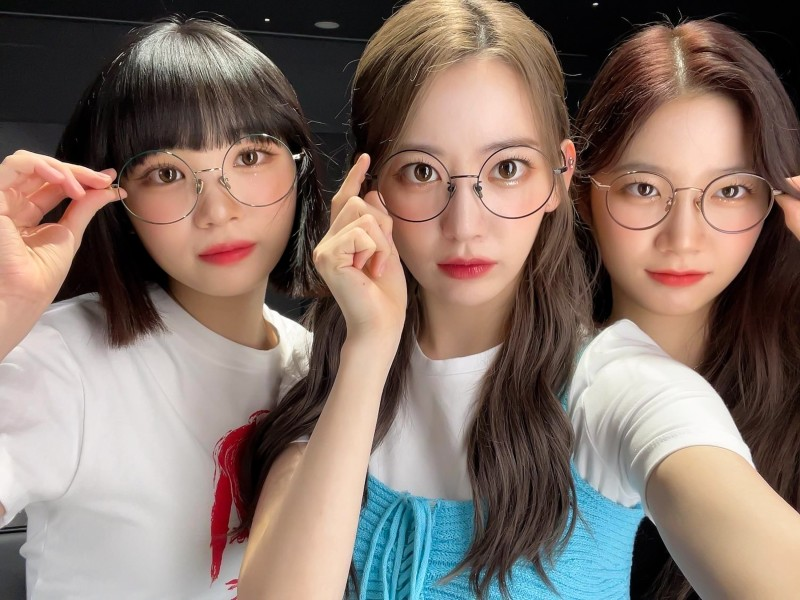
#> input picture 2022.12/12.08_d47_image/data/faces.jpg, 800 x 600 px, found by its file name
$ python ex_02_bitwise.py
#> lines starting #> are read from the running program, lines starting #| are printed output that depends on the picture; after the words box and inside, x2 and y2 are one past the last pixel; in counts of white or black regions, pixels touching at a corner belong together
import cv2
import numpy as np
import matplotlib.pyplot as plt

# ex-01
image_rectangle = np.ones((400,400), dtype= 'uint8')
cv2.rectangle(image_rectangle, (50,50), (300,300), (255,255,255), -1)
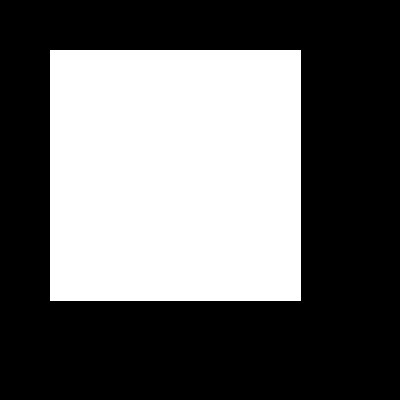
#> image_rectangle: shape (400, 400); values 1 (black) and 255 (white), 39.4% white; 1 white region, box (x1, y1, x2, y2) and area: (50, 50, 301, 301) 63001
plt.figure(figsize=(15,15))
plt.subplot(2,3,1)
plt.title("Rectangle")
plt.imshow(image_rectangle, cmap= 'gray')

## ex-02
img_circle = np.ones((400,400), dtype= 'uint8')
cv2.circle(img_circle, (300, 300), 70, (255,255,255), -1)
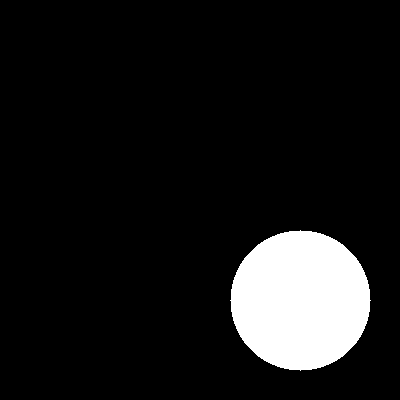
#> img_circle: shape (400, 400); values 1 (black) and 255 (white), 9.6% white; 1 white region, box (x1, y1, x2, y2) and area: (230, 230, 371, 371) 15373
plt.subplot(2,3,2)
plt.title("Circle")
plt.imshow(img_circle, cmap= 'gray')

## ex-03
bitwiseAnd = cv2.bitwise_and(image_rectangle, img_circle)
plt.subplot(2,3,3)
plt.title("Bitewise And")
plt.imshow(bitwiseAnd, cmap= 'gray')

bitwiseOr  = cv2.bitwise_or(image_rectangle, img_circle)
plt.subplot(2,3,4)
plt.title("Bitewise Or")
plt.imshow(bitwiseOr, cmap= 'gray')

bitwiseXor  = cv2.bitwise_xor(image_rectangle, img_circle)
plt.subplot(2,3,5)
plt.title("Bitewise Xor")
plt.imshow(bitwiseXor, cmap= 'gray')

rec_not = cv2.bitwise_not(image_rectangle, img_circle)
plt.subplot(2,3,6)
plt.title("Bitewise Not")
plt.imshow(rec_not, cmap= 'gray')
plt.show()
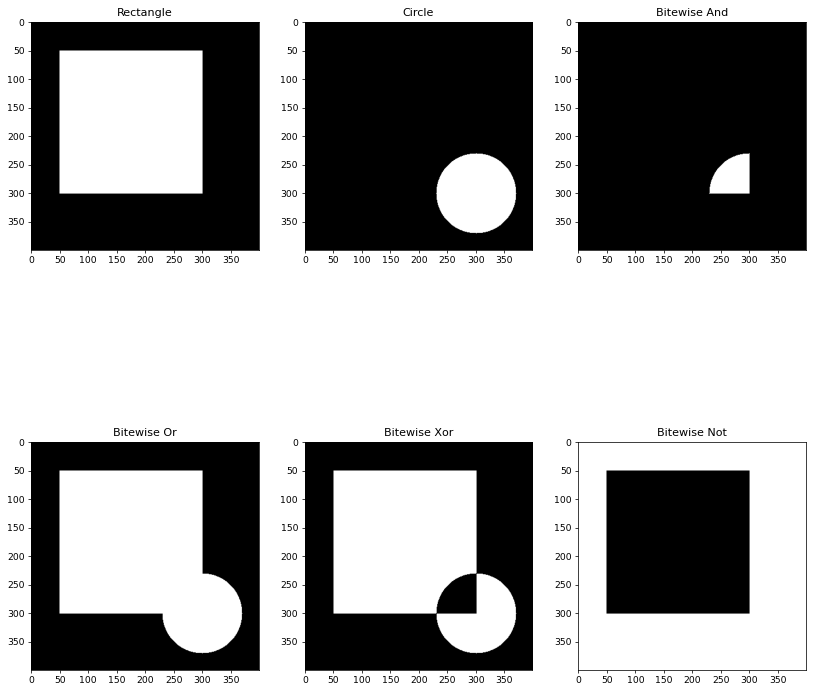
#> figure drawn by matplotlib, 6 panels

# ex-04 마스킹 과제는 흰색대신 이미지를 넣어주시면 됩니다. (원하는 이미지 혹은 얼굴이미지)
face_xml_path = "./2022.12/12.08_d47_image/data/haarcascade_frontalface_default.xml"
image = cv2.imread("./2022.12/12.08_d47_image/data/faces.jpg")
#> image is the input picture: shape (600, 800, 3); mean B, G, R 107.3, 116.3, 134
cv2.imshow("Original Image", image)
cv2.waitKey(0)

face_cascade = cv2.CascadeClassifier(face_xml_path)  # face_casecase objects 생성
gray_image = cv2.cvtColor(image, cv2.COLOR_BGR2GRAY)  # gray
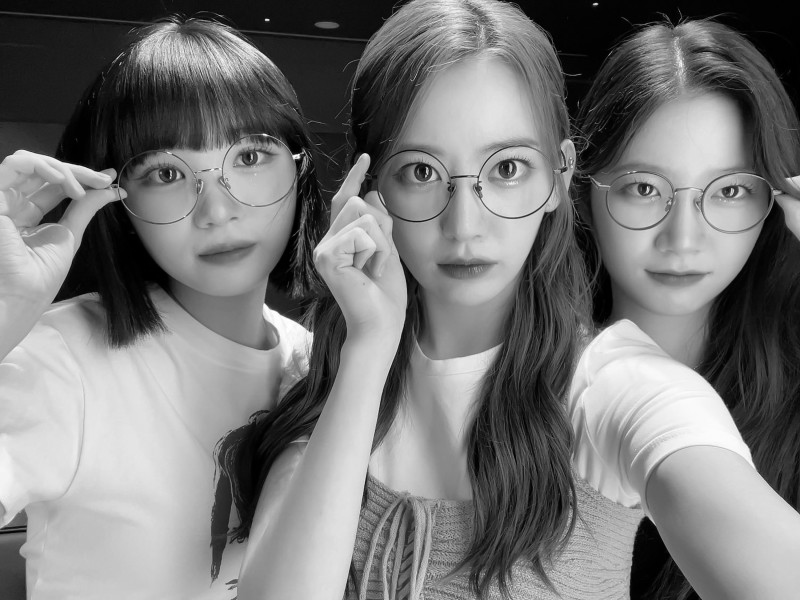
#> gray_image: shape (600, 800); min 0, max 255, mean 120.6
faces = face_cascade.detectMultiScale(gray_image, 1.1, 4)  # face variable
#> faces = [[590, 123, 183, 183], [359, 92, 216, 216], [116, 100, 199, 199]]

crop_faces = []
for (x, y, w, h) in faces:  # 얼굴 주변 rectangle 정의
    crop_faces.append(image[y:(y+h), x:(x+w)])
#> this loop made 3 passes
#> after the loop, crop_faces = 3 items

mask = np.zeros((683, 1024, 3), dtype='uint8')
cv2.rectangle(mask, (60, 50), (280, 280), (255, 255, 255), -1)
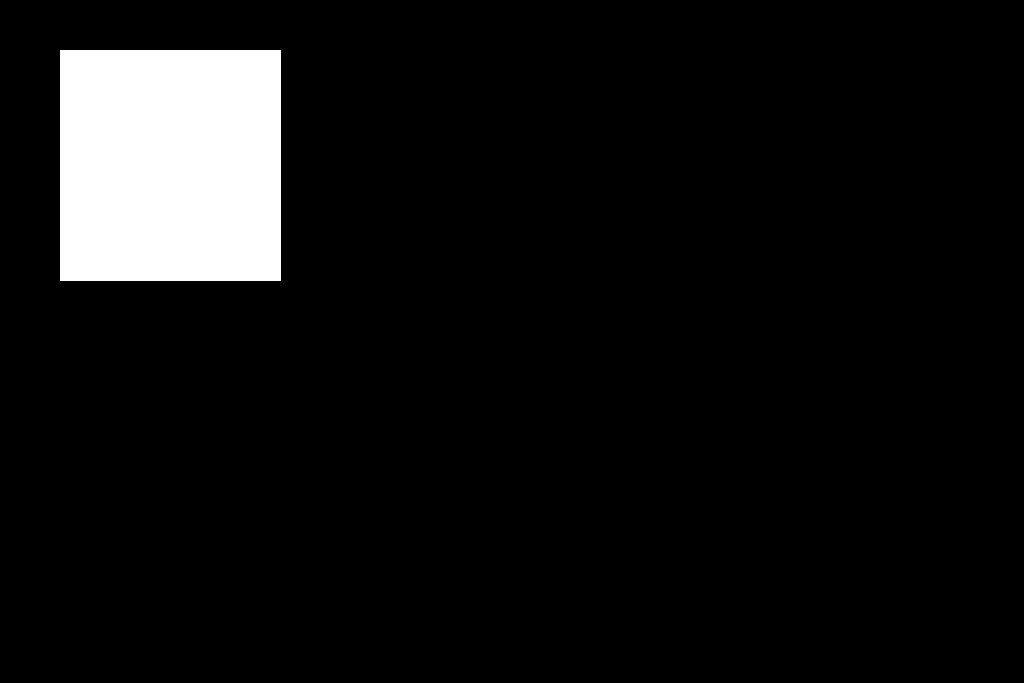
#> mask: shape (683, 1024, 3); 7.3% white; 1 white region, box (x1, y1, x2, y2) and area: (60, 50, 281, 281) 51051
cv2.rectangle(mask, (420, 50), (550, 230), (255, 255, 255), -1)
cv2.rectangle(mask, (750, 50), (920, 280), (255, 255, 255), -1)
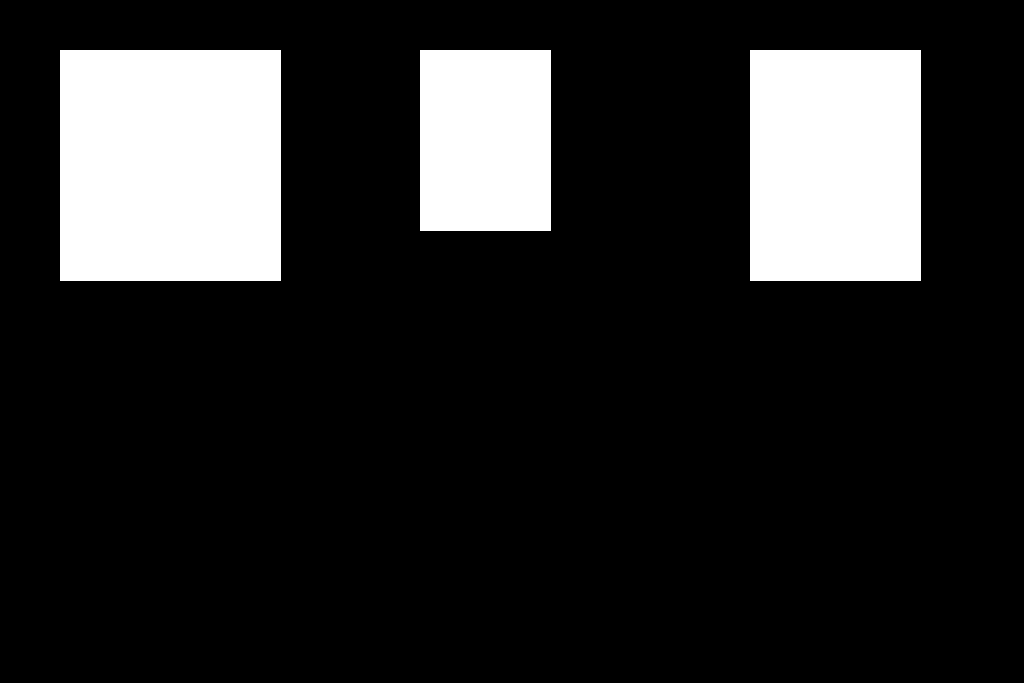
#> mask: shape (683, 1024, 3); 16.3% white; 3 white regions, box (x1, y1, x2, y2) and area: (60, 50, 281, 281) 51051, (750, 50, 921, 281) 39501, (420, 50, 551, 231) 23711
cv2.imshow("test", mask)
cv2.waitKey(0)

# pt1, pt2 : 사각형의 두 꼭지점 좌표. (x, y) 튜플
# (x, y, w, h)

x_offset = [60, 420, 750]
y_offset = [50, 50, 50]

x_end = [280, 550, 920]
y_end = [280, 230, 280]
resize_crop_faces = []

for i in range(len(crop_faces)):
    # resize
    resize_crop_faces.append(cv2.resize(crop_faces[i],
                                    (x_end[i]-x_offset[i], y_end[i]-y_offset[i])))
    # add resized crop faces in mask
    mask[y_offset[i]: y_offset[i] + resize_crop_faces[i].shape[0],
        x_offset[i] : x_offset[i] + resize_crop_faces[i].shape[1]] = resize_crop_faces[i]
    print(mask[y_offset[i]: y_offset[i] + resize_crop_faces[i].shape[0],
        x_offset[i] : x_offset[i] + resize_crop_faces[i].shape[1]].shape, resize_crop_faces[i].shape)
#> this loop made 3 passes
#| (230, 220, 3) (230, 220, 3)
#| (180, 130, 3) (180, 130, 3)
#| (230, 170, 3) (230, 170, 3)
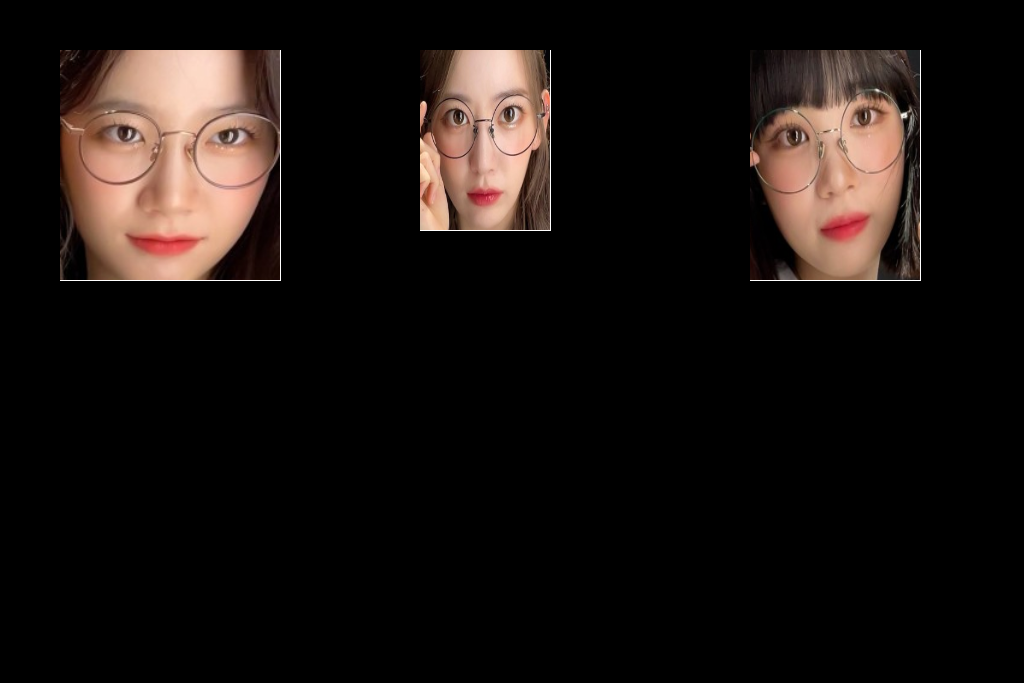
#> mask: shape (683, 1024, 3); 16.17% of pixels changed, all inside (x1, y1, x2, y2) = (60, 50, 920, 280); drawn as B, G, R
#> after the loop, resize_crop_faces = 3 items
cv2.imshow("faces in mask", mask)
cv2.waitKey(0)

$ run again, with 2022.12/12.08_d47_image/data/1.png saved as 2022.12/12.08_d47_image/data/faces.jpg
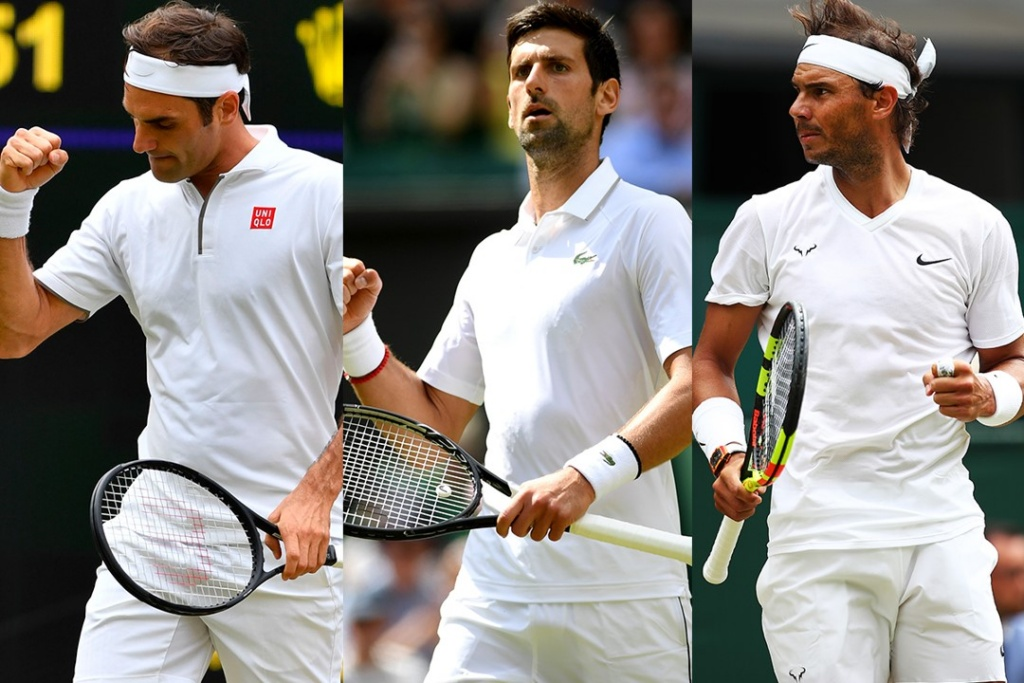
#> input picture 2022.12/12.08_d47_image/data/1.png, 1024 x 683 px, found by its file name
#> image_rectangle: shape (400, 400); values 1 (black) and 255 (white), 39.4% white; 1 white region, box (x1, y1, x2, y2) and area: (50, 50, 301, 301) 63001
#> img_circle: shape (400, 400); values 1 (black) and 255 (white), 9.6% white; 1 white region, box (x1, y1, x2, y2) and area: (230, 230, 371, 371) 15373
#> image is the input picture: shape (683, 1024, 3); mean B, G, R 130.2, 135.3, 140.5
#> `gray_image = cv2.cvtColor(image, cv2.COLOR_BGR2GRAY)`:
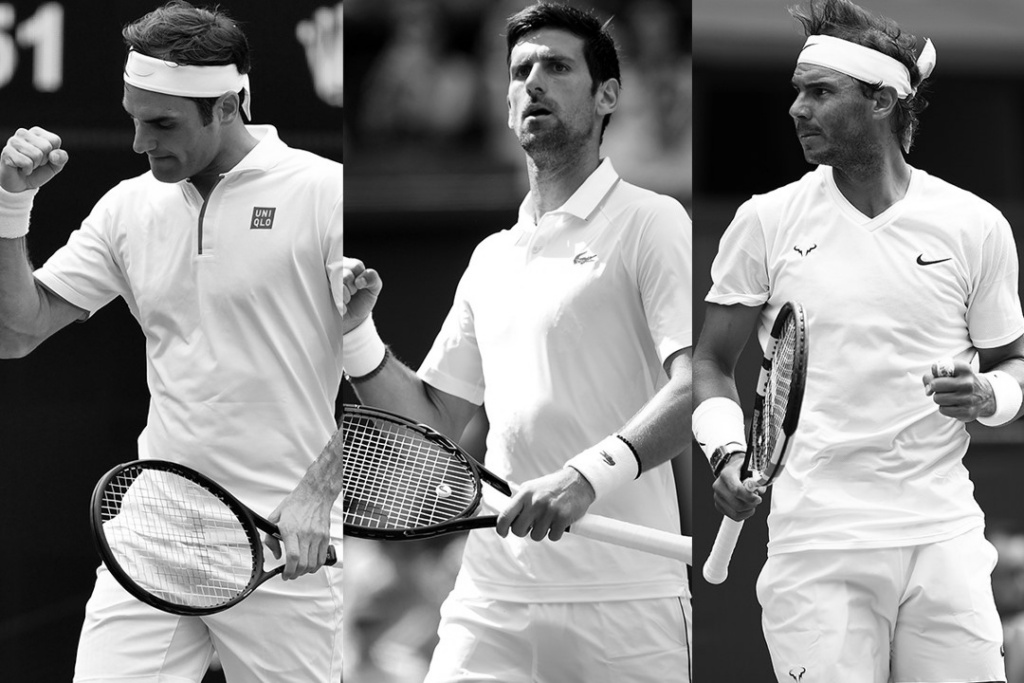
#> gray_image: shape (683, 1024); min 0, max 255, mean 136.3
#> faces = [[202, 526, 58, 58], [483, 27, 110, 110]]
#> the loop `for (x, y, w, h) in faces:` made 2 passes
#> after the loop `for (x, y, w, h) in faces:`: crop_faces = 2 items
#> the loop `for i in range(len(crop_faces)):` made 2 passes
#| (230, 220, 3) (230, 220, 3)
#| (180, 130, 3) (180, 130, 3)
#> after the loop `for i in range(len(crop_faces)):`:
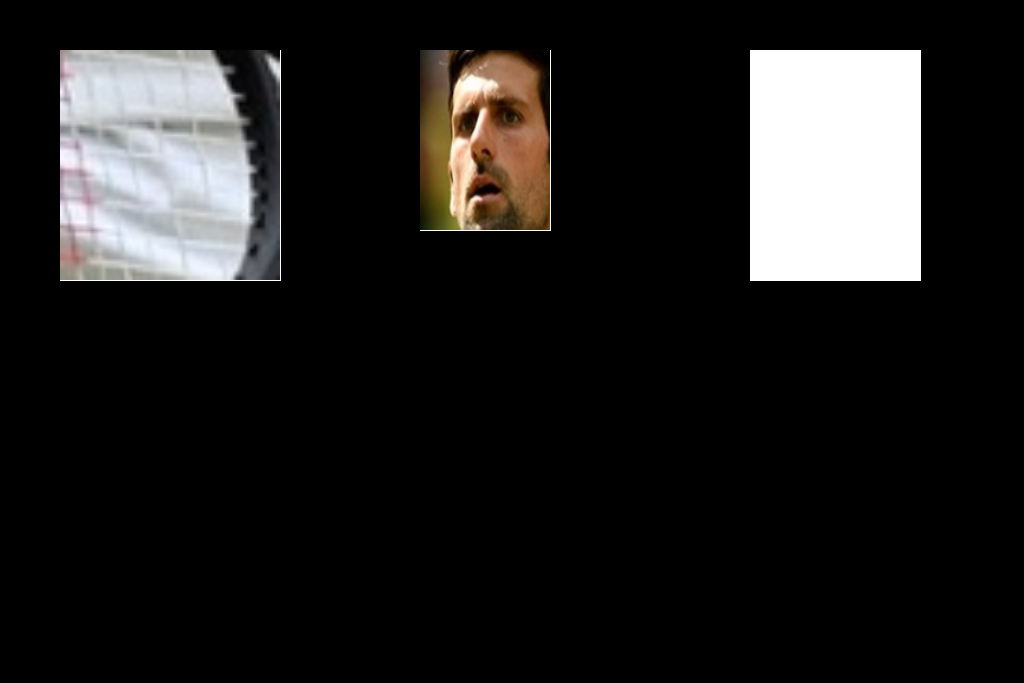
#> mask: shape (683, 1024, 3); mean of channels 0, 1, 2 29.8, 30.5, 31.5; drawn as B, G, R
